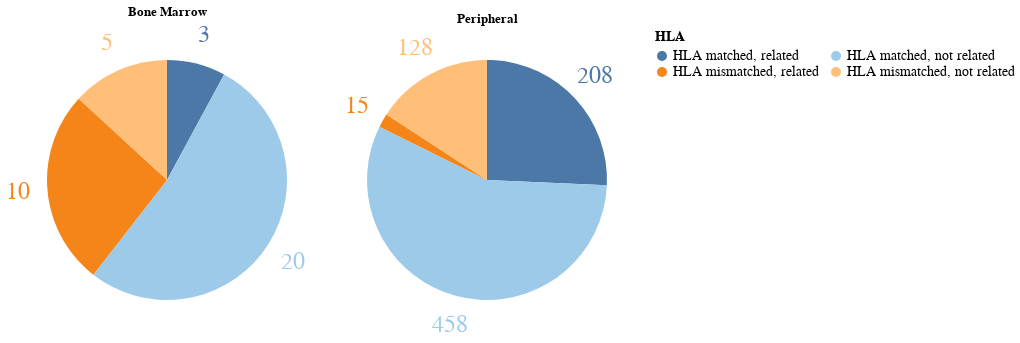

Source (notebook cell):
### Code cell
chart =alt.Chart(km, title= 'Bone Marrow').encode(
    theta=alt.Theta(field="value", type="quantitative", stack =True, sort =  [
    'HLA identical; related', 'HLA identical; unrelated',
    'HLA partial match, related', 'HLA partial match, unrelated'
    ] ),
    color=alt.Color(field="HLA", type="nominal", sort = None) ,
    order= alt.Order(field="index",  sort= "ascending")
)

arc = chart.mark_arc(outerRadius = 120)
text =chart.mark_text(radius=150, size=24, align = 'center').encode(
    text="value:N"
)

chart2 = (arc+ text)

chart =alt.Chart(peripher, title= 'Peripheral').encode(
    theta=alt.Theta(field="value", type="quantitative", stack =True, sort =  [
    'HLA identical; related', 'HLA identical; unrelated',
    'HLA partial match, related', 'HLA partial match, unrelated'
    ] ),
    color=alt.Color(field="HLA", type="nominal", sort = None) ,
    order= alt.Order(field="index",  sort= "ascending")
)

arc = chart.mark_arc(outerRadius = 120)
text =chart.mark_text(radius=150, size=24, align = 'center').encode(
    text="value:N"
)

chart4 = (arc+text)

alt.hconcat(chart2, chart4).configure_range(
    category={'scheme': 'tableau20'}
).resolve_scale( theta="independent" ).configure_view(
    strokeWidth=0
).configure_legend(labelFontSize = 14,
                   titleFontSize = 14, labelLimit = 0,
                   columns=2, direction='horizontal')

### Figure 1 — Vega-Lite specification as saved in the notebook (floating-point values rounded to 4 significant figures)
{"config": {"view": {"continuousWidth": 300, "continuousHeight": 300, "strokeWidth": 0}, "legend": {"columns": 2, "direction": "horizontal", "labelFontSize": 14, "labelLimit": 0, "titleFontSize": 14}, "range": {"category": {"scheme": "tableau20"}}}, "hconcat": [{"layer": [{"mark": {"type": "arc", "outerRadius": 120}, "encoding": {"color": {"field": "HLA", "sort": null, "type": "nominal"}, "order": {"field": "index", "sort": "ascending"}, "theta": {"field": "value", "sort": ["HLA identical; related", "HLA identical; unrelated", "HLA partial match, related", "HLA partial match, unrelated"], "stack": true, "type": "quantitative"}}, "title": "Bone Marrow"}, {"mark": {"type": "text", "align": "center", "radius": 150, "size": 24}, "encoding": {"color": {"field": "HLA", "sort": null, "type": "nominal"}, "order": {"field": "index", "sort": "ascending"}, "text": {"field": "value", "type": "nominal"}, "theta": {"field": "value", "sort": ["HLA identical; related", "HLA identical; unrelated", "HLA partial match, related", "HLA partial match, unrelated"], "stack": true, "type": "quantitative"}}, "title": "Bone Marrow"}], "data": {"name": "data-67b298ddfa54491712ba906cefcbba62"}}, {"layer": [{"mark": {"type": "arc", "outerRadius": 120}, "encoding": {"color": {"field": "HLA", "sort": null, "type": "nominal"}, "order": {"field": "index", "sort": "ascending"}, "theta": {"field": "value", "sort": ["HLA identical; related", "HLA identical; unrelated", "HLA partial match, related", "HLA partial match, unrelated"], "stack": true, "type": "quantitative"}}, "title": "Peripheral"}, {"mark": {"type": "text", "align": "center", "radius": 150, "size": 24}, "encoding": {"color": {"field": "HLA", "sort": null, "type": "nominal"}, "order": {"field": "index", "sort": "ascending"}, "text": {"field": "value", "type": "nominal"}, "theta": {"field": "value", "sort": ["HLA identical; related", "HLA identical; unrelated", "HLA partial match, related", "HLA partial match, unrelated"], "stack": true, "type": "quantitative"}}, "title": "Peripheral"}], "data": {"name": "data-4c16ac0634804fdbbfb355140305b8f8"}}], "resolve": {"scale": {"theta": "independent"}}, "$schema": "https://vega.github.io/schema/vega-lite/v5.16.3.json", "datasets": {"data-67b298ddfa54491712ba906cefcbba62": [{"HLA": "HLA matched, related", "value": 3}, {"HLA": "HLA matched, not related", "value": 20}, {"HLA": " HLA mismatched, related", "value": 10}, {"HLA": "HLA mismatched, not related", "value": 5}], "data-4c16ac0634804fdbbfb355140305b8f8": [{"HLA": "HLA matched, related", "value": 208}, {"HLA": "HLA matched, not related", "value": 458}, {"HLA": " HLA mismatched, related", "value": 15}, {"HLA": "HLA mismatched, not related", "value": 128}]}}
